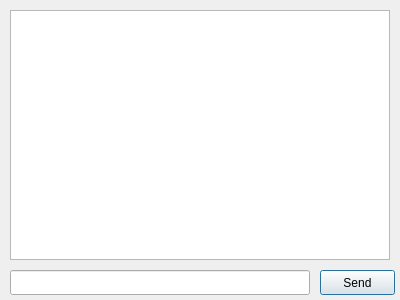
<?xml version="1.0" encoding="UTF-8"?>
<ui version="4.0">
 <class>Chat</class>
 <widget class="QDialog" name="Chat">
  <property name="geometry">
   <rect>
    <x>0</x>
    <y>0</y>
    <width>400</width>
    <height>300</height>
   </rect>
  </property>
  <property name="windowTitle">
   <string>Dialog</string>
  </property>
  <widget class="QLineEdit" name="lineEdit_chat">
   <property name="geometry">
    <rect>
     <x>10</x>
     <y>270</y>
     <width>300</width>
     <height>25</height>
    </rect>
   </property>
  </widget>
  <widget class="QPushButton" name="pushButton_send">
   <property name="geometry">
    <rect>
     <x>320</x>
     <y>270</y>
     <width>75</width>
     <height>25</height>
    </rect>
   </property>
   <property name="text">
    <string>Send</string>
   </property>
  </widget>
  <widget class="QListWidget" name="listWidgetChat">
   <property name="geometry">
    <rect>
     <x>10</x>
     <y>10</y>
     <width>380</width>
     <height>250</height>
    </rect>
   </property>
  </widget>
 </widget>
 <resources/>
 <connections/>
</ui>
